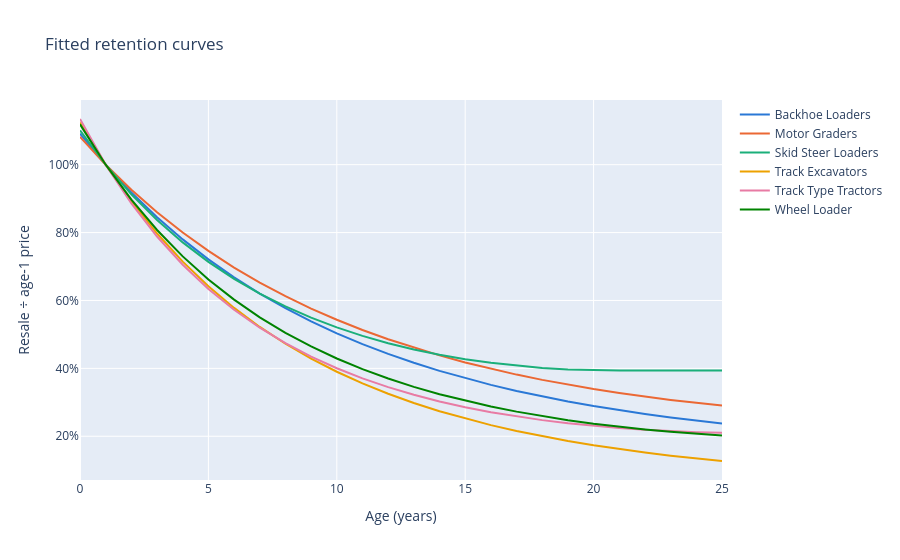

The code cell stored with this chart in its notebook:
### Code cell
SERIES = ["#2a78d6", "#eb6834", "#1baf7a", "#eda100", "#e87ba4", "#008300"]
fig = go.Figure()
for color, (g, c) in zip(SERIES, curve.groupby("group")):
    fig.add_scatter(x=c["age"], y=c["retention"], name=GROUP_NAMES[g], mode="lines", line=dict(color=color, width=2))
fig.update_layout(title="Fitted retention curves", xaxis_title="Age (years)", yaxis_title="Resale ÷ age-1 price",
                  yaxis_tickformat=".0%", hovermode="x unified")
fig.show()

### Figure 1 — Plotly figure (JSON) as saved in the notebook; plotly's stock layout.template omitted (floating-point values rounded to 4 significant figures)
{"data": [{"line": {"color": "#2a78d6", "width": 2}, "mode": "lines", "name": "Backhoe Loaders", "type": "scatter", "x": [0, 1, 2, 3, 4, 5, 6, 7, 8, 9, 10, 11, 12, 13, 14, 15, 16, 17, 18, 19, 20, 21, 22, 23, 24, 25], "y": [1.091, 1.0, 0.9185, 0.8454, 0.7799, 0.721, 0.6681, 0.6203, 0.5773, 0.5384, 0.5032, 0.4714, 0.4425, 0.4164, 0.3926, 0.371, 0.3513, 0.3334, 0.3172, 0.3023, 0.2888, 0.2765, 0.2653, 0.2552, 0.2459, 0.2375]}, {"line": {"color": "#eb6834", "width": 2}, "mode": "lines", "name": "Motor Graders", "type": "scatter", "x": [0, 1, 2, 3, 4, 5, 6, 7, 8, 9, 10, 11, 12, 13, 14, 15, 16, 17, 18, 19, 20, 21, 22, 23, 24, 25], "y": [1.082, 1.0, 0.9263, 0.8599, 0.8, 0.7459, 0.697, 0.6527, 0.6126, 0.5761, 0.5431, 0.513, 0.4857, 0.4608, 0.4381, 0.4175, 0.3987, 0.3816, 0.366, 0.3518, 0.3389, 0.3272, 0.3166, 0.307, 0.2984, 0.2906]}, {"line": {"color": "#1baf7a", "width": 2}, "mode": "lines", "name": "Skid Steer Loaders", "type": "scatter", "x": [0, 1, 2, 3, 4, 5, 6, 7, 8, 9, 10, 11, 12, 13, 14, 15, 16, 17, 18, 19, 20, 21, 22, 23, 24, 25], "y": [1.101, 1.0, 0.9127, 0.8369, 0.7711, 0.7138, 0.6638, 0.6203, 0.5823, 0.5493, 0.5206, 0.4957, 0.4742, 0.4558, 0.4402, 0.4271, 0.4164, 0.4078, 0.4013, 0.3968, 0.3942, 0.3934, 0.3934, 0.3934, 0.3934, 0.3934]}, {"line": {"color": "#eda100", "width": 2}, "mode": "lines", "name": "Track Excavators", "type": "scatter", "x": [0, 1, 2, 3, 4, 5, 6, 7, 8, 9, 10, 11, 12, 13, 14, 15, 16, 17, 18, 19, 20, 21, 22, 23, 24, 25], "y": [1.124, 1.0, 0.8917, 0.7972, 0.7144, 0.6419, 0.5781, 0.522, 0.4725, 0.4287, 0.39, 0.3557, 0.3251, 0.298, 0.2738, 0.2522, 0.2329, 0.2156, 0.2, 0.1861, 0.1735, 0.1623, 0.1521, 0.1429, 0.1346, 0.1271]}, {"line": {"color": "#e87ba4", "width": 2}, "mode": "lines", "name": "Track Type Tractors", "type": "scatter", "x": [0, 1, 2, 3, 4, 5, 6, 7, 8, 9, 10, 11, 12, 13, 14, 15, 16, 17, 18, 19, 20, 21, 22, 23, 24, 25], "y": [1.135, 1.0, 0.8857, 0.7884, 0.7052, 0.6338, 0.5725, 0.5197, 0.474, 0.4345, 0.4002, 0.3705, 0.3446, 0.3222, 0.3026, 0.2857, 0.271, 0.2584, 0.2475, 0.2383, 0.2305, 0.2241, 0.2189, 0.2149, 0.2121, 0.2102]}, {"line": {"color": "#008300", "width": 2}, "mode": "lines", "name": "Wheel Loader", "type": "scatter", "x": [0, 1, 2, 3, 4, 5, 6, 7, 8, 9, 10, 11, 12, 13, 14, 15, 16, 17, 18, 19, 20, 21, 22, 23, 24, 25], "y": [1.119, 1.0, 0.8971, 0.8076, 0.7298, 0.6619, 0.6025, 0.5504, 0.5047, 0.4645, 0.429, 0.3977, 0.37, 0.3455, 0.3238, 0.3046, 0.2876, 0.2725, 0.2592, 0.2474, 0.237, 0.2279, 0.2199, 0.213, 0.207, 0.202]}], "layout": {"hovermode": "x unified", "title": {"text": "Fitted retention curves"}, "xaxis": {"title": {"text": "Age (years)"}}, "yaxis": {"tickformat": ".0%", "title": {"text": "Resale ÷ age-1 price"}}}}
